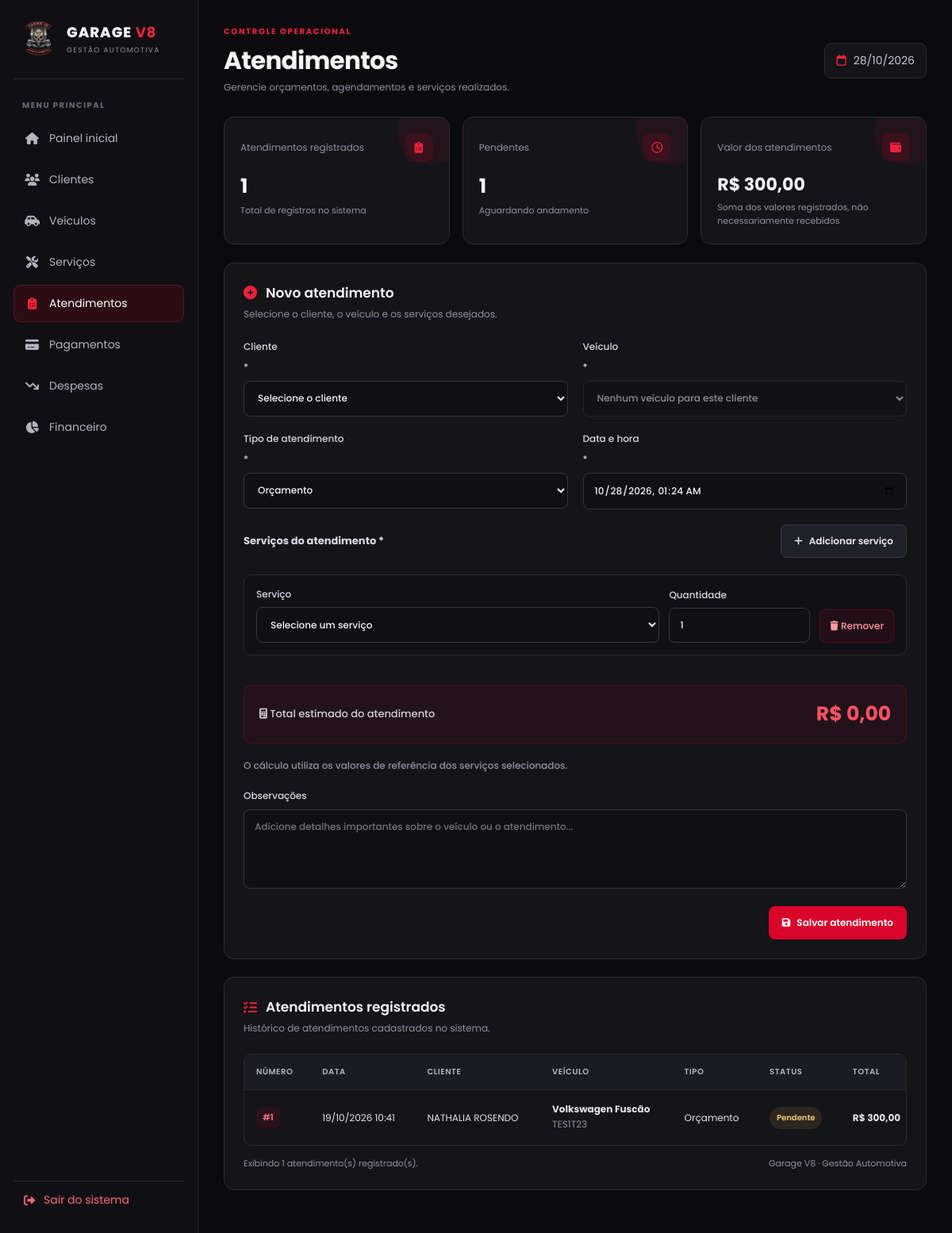
/atendimentos.php (signed in), run on the app's committed database.
### tables this page shows
CREATE TABLE `atendimentos` (
  `id_atendimento` int NOT NULL,
  `id_cliente` int NOT NULL,
  `id_veiculo` int NOT NULL,
  `data_atendimento` datetime NOT NULL DEFAULT CURRENT_TIMESTAMP,
  `tipo_atendimento` enum('Orçamento','Agendamento','Realizado') NOT NULL DEFAULT 'Orçamento',
  `status` enum('Pendente','Em andamento','Concluído','Cancelado') NOT NULL DEFAULT 'Pendente',
  `observacoes` text,
  `valor_total` decimal(10,2) NOT NULL DEFAULT '0.00',
  `data_criacao` datetime NOT NULL DEFAULT CURRENT_TIMESTAMP,
  `cadastrado_por` int NOT NULL
);

CREATE TABLE `clientes` (
  `id_cliente` int NOT NULL,
  `nome` varchar(100) NOT NULL,
  `telefone` varchar(20) DEFAULT NULL,
  `email` varchar(200) DEFAULT NULL,
  `observacoes` text,
  `cep` varchar(9) DEFAULT NULL,
  `logradouro` varchar(150) DEFAULT NULL,
  `numero` varchar(20) DEFAULT NULL,
  `complemento` varchar(100) DEFAULT NULL,
  `bairro` varchar(100) DEFAULT NULL,
  `cidade` varchar(100) DEFAULT NULL,
  `estado` char(2) DEFAULT NULL,
  `data_cadastro` datetime NOT NULL DEFAULT CURRENT_TIMESTAMP,
  `cadastrado_por` int NOT NULL
);

CREATE TABLE `veiculos` (
  `id_veiculo` int NOT NULL,
  `id_cliente` int NOT NULL,
  `marca` varchar(50) NOT NULL,
  `modelo` varchar(50) NOT NULL,
  `ano` int DEFAULT NULL,
  `placa` varchar(10) DEFAULT NULL,
  `cor` varchar(30) DEFAULT NULL,
  `observacoes` text
);

### atendimentos.php (the view, shortened to what this page needs)
<?php
require_once __DIR__ . '/config/conexao.php';
function e($valor)
{
    return htmlspecialchars((string) $valor, ENT_QUOTES, 'UTF-8');
}
$clientes = $pdo->query(
    'SELECT id_cliente, nome FROM clientes ORDER BY nome'
)->fetchAll();
$veiculos = $pdo->query(
    'SELECT id_veiculo, id_cliente, marca, modelo, placa
     FROM veiculos
     ORDER BY marca, modelo'
)->fetchAll();
$servicos = $pdo->query(
    'SELECT id_servico, nome, valor_referencia
     FROM servicos
     WHERE ativo = 1
     ORDER BY nome'
)->fetchAll();
$atendimentos = $pdo->query(
    "SELECT
        a.id_atendimento,
        a.data_atendimento,
        a.tipo_atendimento,
        a.status,
        a.valor_total,
        c.nome AS cliente,
        v.marca,
        v.modelo,
        v.placa
     FROM atendimentos a
     INNER JOIN clientes c ON c.id_cliente = a.id_cliente
     INNER JOIN veiculos v ON v.id_veiculo = a.id_veiculo
     ORDER BY a.id_atendimento DESC"
)->fetchAll();
$totalAtendimentos = count($atendimentos);
$totalPendentes = count(array_filter(
    $atendimentos,
    fn($a) => strtolower($a['status']) === 'pendente'
));
$totalFaturamento = array_sum(array_map(
    fn($a) => (float) $a['valor_total'],
    $atendimentos
));
?>
<!DOCTYPE html>
<html lang="pt-BR">
<head>
    <link rel="stylesheet" href="https://cdnjs.cloudflare.com/ajax/libs/font-awesome/6.5.2/css/all.min.css">
</head>
<body>
<div class="layout">
    <aside class="sidebar">
        <a href="index.php" class="brand">
            <img src="img/logogarage.png" alt="Logo Garage V8" class="brand-logo">
            <div>
                <div class="brand-name">GARAGE <strong>V8</strong></div>
                <span class="brand-subtitle">GESTÃO AUTOMOTIVA</span>
            </div>
        </a>
        <div class="menu-label">MENU PRINCIPAL</div>
        <nav class="menu">
            <a href="index.php">
                <i class="fa-solid fa-house"></i>
                <span>Painel inicial</span>
            </a>
            <a href="clientes.php">
                <i class="fa-solid fa-users"></i>
                <span>Clientes</span>
            </a>
            <a href="veiculos.php">
                <i class="fa-solid fa-car-side"></i>
                <span>Veículos</span>
            </a>
            <a href="servicos.php">
                <i class="fa-solid fa-screwdriver-wrench"></i>
                <span>Serviços</span>
            </a>
            <a href="atendimentos.php" class="active">
                <i class="fa-solid fa-clipboard-list"></i>
                <span>Atendimentos</span>
            </a>
            <a href="pagamentos.php">
                <i class="fa-solid fa-credit-card"></i>
                <span>Pagamentos</span>
            </a>
            <a href="despesas.php">
                <i class="fa-solid fa-arrow-trend-down"></i>
                <span>Despesas</span>
            </a>
            <a href="financeiro.php">
                <i class="fa-solid fa-chart-pie"></i>
                <span>Financeiro</span>
            </a>
        </nav>
        <a href="logout.php" class="logout-link">
            <i class="fa-solid fa-right-from-bracket"></i>
            <span>Sair do sistema</span>
        </a>
    </aside>
    <main class="main">
        <header class="header">
            <div>
                <div class="eyebrow">Controle operacional</div>
                <h1>Atendimentos</h1>
                <p class="muted">
                    Gerencie orçamentos, agendamentos e serviços realizados.
                </p>
            </div>
            <div class="header-date">
                <i class="fa-regular fa-calendar"></i>
                <?= e(date('d/m/Y')) ?>
            </div>
        </header>
        <section class="stats">
            <article class="stat-card">
                <div class="stat-top">
                    <span class="stat-label">Atendimentos registrados</span>
                    <span class="stat-icon">
                        <i class="fa-solid fa-clipboard-list"></i>
                    </span>
                </div>
                <div class="stat-value"><?= $totalAtendimentos ?></div>
                <div class="stat-note">Total de registros no sistema</div>
            </article>
            <article class="stat-card">
                <div class="stat-top">
                    <span class="stat-label">Pendentes</span>
                    <span class="stat-icon">
                        <i class="fa-regular fa-clock"></i>
                    </span>
                </div>
                <div class="stat-value"><?= $totalPendentes ?></div>
                <div class="stat-note">Aguardando andamento</div>
            </article>
            <article class="stat-card">
                <div class="stat-top">
                    <span class="stat-label">Valor dos atendimentos</span>
                    <span class="stat-icon">
                        <i class="fa-solid fa-wallet"></i>
                    </span>
                </div>
                <div class="stat-value" style="font-size:22px">
                    R$ <?= number_format($totalFaturamento, 2, ',', '.') ?>
                </div>
                <div class="stat-note">Soma dos valores registrados, não necessariamente recebidos</div>
            </article>
        </section>
        <section class="panel">
            <div class="panel-heading">
                <div>
                    <h2 class="panel-title">
                        <i class="fa-solid fa-plus-circle"></i>
                        Novo atendimento
                    </h2>
                    <p class="panel-description">
                        Selecione o cliente, o veículo e os serviços desejados.
                    </p>
                </div>
            </div>
            <?php if (!$clientes || !$veiculos || !$servicos): ?>
                <div class="message error">
                    <i class="fa-solid fa-circle-info"></i>
                    <span>
                        Para criar um atendimento, cadastre pelo menos um cliente,
                        um veículo e um serviço ativo.
                    </span>
                </div>
            <?php else: ?>
                <form method="post" id="form-atendimento">
                    <div class="form-grid">
                        <label class="field">
                            Cliente <span>*</span>
                            <select name="id_cliente" id="cliente" required>
                                <option value="">Selecione o cliente</option>
                            </select>
                        </label>
                        <label class="field">
                            Veículo <span>*</span>
                            <select name="id_veiculo" id="veiculo" required disabled>
                                <option value="">Selecione primeiro o cliente</option>
                            </select>
                        </label>
                        <label class="field">
                            Tipo de atendimento <span>*</span>
                            <select name="tipo_atendimento" required>
                                <option value="Orçamento">Orçamento</option>
                            </select>
                        </label>
                        <label class="field">
                            Data e hora <span>*</span>
                            <input
                                type="datetime-local"
                                name="data_atendimento"
                                value="<?= e(date('Y-m-d\TH:i')) ?>"
                                required
                            >
                        </label>
                        <div class="field full">
                            <div class="services-heading">
                                <strong>Serviços do atendimento <span>*</span></strong>
                                <button class="btn btn-secondary" type="button" id="adicionar">
                                    <i class="fa-solid fa-plus"></i>
                                    Adicionar serviço
                                </button>
                            </div>
                            <div id="itens"></div>
                            <div class="total-box">
                                <div class="total-label">
                                    <i class="fa-solid fa-calculator"></i>
                                    Total estimado do atendimento
                                </div>
                                <div class="total-value">
                                    R$ <span id="total">0,00</span>
                                </div>
                            </div>
                            <p class="muted" style="margin-top:10px">
                                O cálculo utiliza os valores de referência dos serviços selecionados.
                            </p>
                        </div>
                        <label class="field full">
                            Observações
                            <textarea
                                name="observacoes"
                                placeholder="Adicione detalhes importantes sobre o veículo ou o atendimento..."
                            ></textarea>
                        </label>
                        <div class="full form-actions">
                            <button class="btn" type="submit">
                                <i class="fa-solid fa-floppy-disk"></i>
                                Salvar atendimento
                            </button>
                        </div>
                    </div>
                </form>
            <?php endif; ?>
        </section>
        <section class="panel">
            <div class="panel-heading">
                <div>
                    <h2 class="panel-title">
                        <i class="fa-solid fa-list-check"></i>
                        Atendimentos registrados
                    </h2>
                    <p class="panel-description">
                        Histórico de atendimentos cadastrados no sistema.
                    </p>
                </div>
            </div>
            <div class="table-wrap">
                <table>
                    <thead>
                    <tr>
                        <th>Número</th>
                        <th>Data</th>
                        <th>Cliente</th>
                        <th>Veículo</th>
                        <th>Tipo</th>
                        <th>Status</th>
                        <th>Total</th>
                    </tr>
                    </thead>
                    <tbody>
                    <?php if (!$atendimentos): ?>
                        <tr>
                            <td colspan="7">
                                <div class="empty-state">
                                    <i class="fa-solid fa-clipboard-list"></i>
                                    Nenhum atendimento cadastrado ainda.
                                </div>
                            </td>
                        </tr>
                    <?php else: ?>
                        <?php foreach ($atendimentos as $a): ?>
                            <?php
                            $statusClasse = 'status-pendente';
                            ?>
                            <tr>
                                <td>
                                    <span class="id-badge">
                                        #<?= (int) $a['id_atendimento'] ?>
                                    </span>
                                </td>
                                <td>
                                    <?= e(date('d/m/Y H:i', strtotime($a['data_atendimento']))) ?>
                                </td>
                                <td><?= e($a['cliente']) ?></td>
                                <td>
                                    <strong><?= e($a['marca'] . ' ' . $a['modelo']) ?></strong>
                                    <?php if (!empty($a['placa'])): ?>
                                        <div class="muted"><?= e($a['placa']) ?></div>
                                    <?php endif; ?>
                                </td>
                                <td><?= e($a['tipo_atendimento']) ?></td>
                                <td>
                                    <span class="status <?= e($statusClasse) ?>">
                                        <?= e($a['status']) ?>
                                    </span>
                                </td>
                                <td>
                                    <strong>
                                        R$ <?= number_format((float) $a['valor_total'], 2, ',', '.') ?>
                                    </strong>
                                </td>
                            </tr>
                        <?php endforeach; ?>
                    <?php endif; ?>
                    </tbody>
                </table>
            </div>
            <div class="table-footer">
                <span>
                    Exibindo <?= $totalAtendimentos ?>
                    atendimento(s) registrado(s).
                </span>
                <span>Garage V8 · Gestão Automotiva</span>
            </div>
        </section>
    </main>
</div>
</body>
</html>

### data on the page
atendimentos: status "1", valor_total "300,00", id_atendimento "1", data_atendimento "19/10/2026 10:41", id_cliente.nome "NATHALIA ROSENDO", id_veiculo.modelo "Volkswagen Fuscão", id_veiculo.placa "TES1T23", tipo_atendimento "Orçamento", status "Pendente"

### other printed values
$totalAtendimentos "1"
